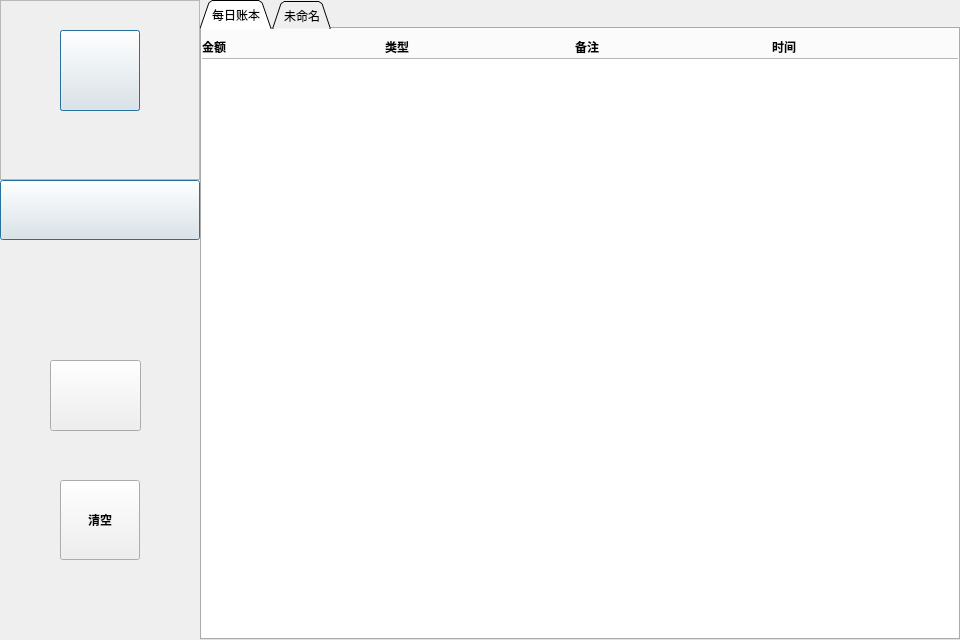
<?xml version="1.0" encoding="UTF-8"?>
<ui version="4.0">
 <class>MainWindow</class>
 <widget class="QMainWindow" name="MainWindow">
  <property name="geometry">
   <rect>
    <x>0</x>
    <y>0</y>
    <width>960</width>
    <height>640</height>
   </rect>
  </property>
  <property name="minimumSize">
   <size>
    <width>960</width>
    <height>640</height>
   </size>
  </property>
  <property name="maximumSize">
   <size>
    <width>960</width>
    <height>640</height>
   </size>
  </property>
  <property name="windowTitle">
   <string>BillBoard</string>
  </property>
  <property name="windowIcon">
   <iconset>
    <normalon>:/img_asset/icon_asset/2x_save-page.png</normalon>
   </iconset>
  </property>
  <widget class="QWidget" name="centralWidget">
   <widget class="QWidget" name="mainContent" native="true">
    <property name="geometry">
     <rect>
      <x>200</x>
      <y>0</y>
      <width>760</width>
      <height>640</height>
     </rect>
    </property>
    <widget class="QStackedWidget" name="stackedWidget">
     <property name="geometry">
      <rect>
       <x>0</x>
       <y>0</y>
       <width>760</width>
       <height>640</height>
      </rect>
     </property>
     <property name="autoFillBackground">
      <bool>false</bool>
     </property>
     <property name="styleSheet">
      <string notr="true">#stackedWidget{
	border-image: url(:/img_asset/icon_asset/background.png);
}
</string>
     </property>
     <property name="currentIndex">
      <number>0</number>
     </property>
     <widget class="QWidget" name="dailyBoardPage">
      <property name="styleSheet">
       <string notr="true">background-image: url(:/img_asset/icon_asset/background.png);</string>
      </property>
      <widget class="QTabWidget" name="tabWidget">
       <property name="geometry">
        <rect>
         <x>0</x>
         <y>0</y>
         <width>760</width>
         <height>640</height>
        </rect>
       </property>
       <property name="font">
        <font>
         <family>微软雅黑</family>
         <pointsize>9</pointsize>
         <weight>50</weight>
         <italic>false</italic>
         <bold>false</bold>
        </font>
       </property>
       <property name="cursor">
        <cursorShape>ArrowCursor</cursorShape>
       </property>
       <property name="tabShape">
        <enum>QTabWidget::Triangular</enum>
       </property>
       <property name="currentIndex">
        <number>0</number>
       </property>
       <widget class="QWidget" name="dailyBoardContent">
        <property name="font">
         <font>
          <family>微软雅黑</family>
         </font>
        </property>
        <property name="styleSheet">
         <string notr="true">background-image: url(:/img_asset/icon_asset/background.png);</string>
        </property>
        <attribute name="title">
         <string>每日账本</string>
        </attribute>
        <widget class="QPushButton" name="addItemButton">
         <property name="geometry">
          <rect>
           <x>640</x>
           <y>500</y>
           <width>80</width>
           <height>80</height>
          </rect>
         </property>
         <property name="cursor">
          <cursorShape>PointingHandCursor</cursorShape>
         </property>
         <property name="text">
          <string/>
         </property>
         <property name="icon">
          <iconset>
           <normalon>:/img_asset/icon_asset/2x_leaf.png</normalon>
          </iconset>
         </property>
         <property name="iconSize">
          <size>
           <width>80</width>
           <height>80</height>
          </size>
         </property>
         <property name="default">
          <bool>false</bool>
         </property>
         <property name="flat">
          <bool>true</bool>
         </property>
        </widget>
        <widget class="QListWidget" name="itemListWidget">
         <property name="geometry">
          <rect>
           <x>-10</x>
           <y>29</y>
           <width>771</width>
           <height>611</height>
          </rect>
         </property>
         <property name="font">
          <font>
           <family>Microsoft YaHei UI</family>
          </font>
         </property>
         <property name="autoFillBackground">
          <bool>false</bool>
         </property>
        </widget>
        <widget class="QPushButton" name="edit_pushButton">
         <property name="geometry">
          <rect>
           <x>390</x>
           <y>500</y>
           <width>80</width>
           <height>80</height>
          </rect>
         </property>
         <property name="text">
          <string>编辑</string>
         </property>
        </widget>
        <widget class="QPushButton" name="delet_pushButton_2">
         <property name="geometry">
          <rect>
           <x>520</x>
           <y>500</y>
           <width>80</width>
           <height>80</height>
          </rect>
         </property>
         <property name="text">
          <string>删除</string>
         </property>
        </widget>
        <widget class="QLabel" name="label_2">
         <property name="geometry">
          <rect>
           <x>0</x>
           <y>10</y>
           <width>72</width>
           <height>15</height>
          </rect>
         </property>
         <property name="font">
          <font>
           <weight>75</weight>
           <bold>true</bold>
          </font>
         </property>
         <property name="text">
          <string>金额</string>
         </property>
        </widget>
        <widget class="QLabel" name="label_3">
         <property name="geometry">
          <rect>
           <x>180</x>
           <y>10</y>
           <width>72</width>
           <height>15</height>
          </rect>
         </property>
         <property name="font">
          <font>
           <weight>75</weight>
           <bold>true</bold>
          </font>
         </property>
         <property name="text">
          <string> 类型</string>
         </property>
        </widget>
        <widget class="QLabel" name="label_4">
         <property name="geometry">
          <rect>
           <x>370</x>
           <y>10</y>
           <width>72</width>
           <height>15</height>
          </rect>
         </property>
         <property name="font">
          <font>
           <weight>75</weight>
           <bold>true</bold>
          </font>
         </property>
         <property name="text">
          <string> 备注</string>
         </property>
        </widget>
        <widget class="QLabel" name="label_5">
         <property name="geometry">
          <rect>
           <x>570</x>
           <y>10</y>
           <width>72</width>
           <height>15</height>
          </rect>
         </property>
         <property name="font">
          <font>
           <weight>75</weight>
           <bold>true</bold>
          </font>
         </property>
         <property name="text">
          <string>时间</string>
         </property>
        </widget>
        <zorder>delet_pushButton_2</zorder>
        <zorder>edit_pushButton</zorder>
        <zorder>itemListWidget</zorder>
        <zorder>addItemButton</zorder>
        <zorder>label_2</zorder>
        <zorder>label_3</zorder>
        <zorder>label_4</zorder>
        <zorder>label_5</zorder>
       </widget>
       <widget class="QWidget" name="tab_2">
        <property name="font">
         <font>
          <family>微软雅黑</family>
         </font>
        </property>
        <attribute name="title">
         <string>未命名</string>
        </attribute>
       </widget>
      </widget>
     </widget>
     <widget class="QWidget" name="chartAnalysisPage">
      <property name="styleSheet">
       <string notr="true">background-image: url(:/img_asset/icon_asset/background.png);</string>
      </property>
      <widget class="QComboBox" name="monthSelector">
       <property name="geometry">
        <rect>
         <x>80</x>
         <y>50</y>
         <width>113</width>
         <height>22</height>
        </rect>
       </property>
       <property name="font">
        <font>
         <family>微软雅黑</family>
        </font>
       </property>
       <property name="styleSheet">
        <string notr="true">QComboBox::down-arrow {
image: url(:/img_asset/icon_asset/2x_down-play.png);
  }
QComboBox {
      border: 1px solid gray;
      border-radius: 3px;
      padding: 1px 18px 1px 3px;
      min-width: 6em;
  }</string>
       </property>
       <property name="duplicatesEnabled">
        <bool>false</bool>
       </property>
       <property name="frame">
        <bool>true</bool>
       </property>
       <item>
        <property name="text">
         <string>1月</string>
        </property>
       </item>
       <item>
        <property name="text">
         <string>2月</string>
        </property>
       </item>
       <item>
        <property name="text">
         <string>3月</string>
        </property>
       </item>
       <item>
        <property name="text">
         <string>4月</string>
        </property>
       </item>
       <item>
        <property name="text">
         <string>5月</string>
        </property>
       </item>
       <item>
        <property name="text">
         <string>6月</string>
        </property>
       </item>
       <item>
        <property name="text">
         <string>7月</string>
        </property>
       </item>
       <item>
        <property name="text">
         <string>8月</string>
        </property>
       </item>
       <item>
        <property name="text">
         <string>9月</string>
        </property>
       </item>
       <item>
        <property name="text">
         <string>10月</string>
        </property>
       </item>
       <item>
        <property name="text">
         <string>11月</string>
        </property>
       </item>
       <item>
        <property name="text">
         <string>12月</string>
        </property>
       </item>
      </widget>
      <widget class="QtCharts::QChartView" name="chartViewer">
       <property name="geometry">
        <rect>
         <x>80</x>
         <y>100</y>
         <width>531</width>
         <height>291</height>
        </rect>
       </property>
       <property name="styleSheet">
        <string notr="true"/>
       </property>
      </widget>
      <widget class="QPushButton" name="selectPieChart">
       <property name="geometry">
        <rect>
         <x>520</x>
         <y>40</y>
         <width>41</width>
         <height>41</height>
        </rect>
       </property>
       <property name="cursor">
        <cursorShape>PointingHandCursor</cursorShape>
       </property>
       <property name="styleSheet">
        <string notr="true">QPushButton {
      border: 1px solid #8f8f91;
      border-radius: 6px;
  }</string>
       </property>
       <property name="text">
        <string/>
       </property>
       <property name="icon">
        <iconset>
         <normalon>:/img_asset/icon_asset/2x_round-chart1-4-71.png</normalon>
        </iconset>
       </property>
       <property name="iconSize">
        <size>
         <width>20</width>
         <height>20</height>
        </size>
       </property>
       <property name="flat">
        <bool>false</bool>
       </property>
      </widget>
      <widget class="QPushButton" name="selectLinerChart">
       <property name="geometry">
        <rect>
         <x>560</x>
         <y>40</y>
         <width>41</width>
         <height>41</height>
        </rect>
       </property>
       <property name="cursor">
        <cursorShape>PointingHandCursor</cursorShape>
       </property>
       <property name="styleSheet">
        <string notr="true">QPushButton {
      border: 1px solid #8f8f91;
      border-radius: 6px;
  }</string>
       </property>
       <property name="text">
        <string/>
       </property>
       <property name="icon">
        <iconset>
         <normalon>:/img_asset/icon_asset/2x_graph-x.png</normalon>
        </iconset>
       </property>
       <property name="iconSize">
        <size>
         <width>20</width>
         <height>20</height>
        </size>
       </property>
       <property name="flat">
        <bool>false</bool>
       </property>
      </widget>
      <widget class="QPushButton" name="analysis">
       <property name="geometry">
        <rect>
         <x>270</x>
         <y>50</y>
         <width>93</width>
         <height>28</height>
        </rect>
       </property>
       <property name="text">
        <string> 数据分析</string>
       </property>
      </widget>
      <zorder>chartViewer</zorder>
      <zorder>monthSelector</zorder>
      <zorder>selectPieChart</zorder>
      <zorder>selectLinerChart</zorder>
      <zorder>analysis</zorder>
      <zorder>userAvatarPic</zorder>
     </widget>
     <widget class="QWidget" name="bugetSettingPage">
      <property name="styleSheet">
       <string notr="true">background-image: url(:/img_asset/icon_asset/background.png);</string>
      </property>
      <widget class="QWidget" name="widget" native="true">
       <property name="geometry">
        <rect>
         <x>50</x>
         <y>40</y>
         <width>650</width>
         <height>120</height>
        </rect>
       </property>
       <property name="styleSheet">
        <string notr="true">#widget{border-image: url(:/img_asset/icon_asset/background_left.png);}</string>
       </property>
       <widget class="QLabel" name="dayBudgetSetlabel">
        <property name="geometry">
         <rect>
          <x>20</x>
          <y>10</y>
          <width>311</width>
          <height>31</height>
         </rect>
        </property>
        <property name="font">
         <font>
          <family>微软雅黑</family>
          <pointsize>11</pointsize>
         </font>
        </property>
        <property name="text">
         <string>每日预算：</string>
        </property>
       </widget>
       <widget class="QProgressBar" name="dayprogressBar">
        <property name="geometry">
         <rect>
          <x>10</x>
          <y>50</y>
          <width>631</width>
          <height>23</height>
         </rect>
        </property>
        <property name="font">
         <font>
          <family>微软雅黑</family>
         </font>
        </property>
        <property name="mouseTracking">
         <bool>false</bool>
        </property>
        <property name="layoutDirection">
         <enum>Qt::LeftToRight</enum>
        </property>
        <property name="autoFillBackground">
         <bool>false</bool>
        </property>
        <property name="styleSheet">
         <string notr="true">QProgressBar {
    border: 3px solid grey;
    border-radius: 8px;
 	text-align: center;
}

QProgressBar::chunk {
background-color: rgb(85, 170, 255);
}</string>
        </property>
        <property name="value">
         <number>24</number>
        </property>
        <property name="textVisible">
         <bool>true</bool>
        </property>
        <property name="orientation">
         <enum>Qt::Horizontal</enum>
        </property>
        <property name="textDirection">
         <enum>QProgressBar::TopToBottom</enum>
        </property>
        <property name="format">
         <string>%p%</string>
        </property>
       </widget>
       <widget class="QPushButton" name="dayBudgetSetButton">
        <property name="geometry">
         <rect>
          <x>550</x>
          <y>90</y>
          <width>93</width>
          <height>28</height>
         </rect>
        </property>
        <property name="font">
         <font>
          <family>微软雅黑</family>
         </font>
        </property>
        <property name="cursor">
         <cursorShape>PointingHandCursor</cursorShape>
        </property>
        <property name="text">
         <string>设置</string>
        </property>
        <property name="icon">
         <iconset>
          <normalon>:/img_asset/icon_asset/2x_control-4.png</normalon>
         </iconset>
        </property>
        <property name="iconSize">
         <size>
          <width>28</width>
          <height>28</height>
         </size>
        </property>
        <property name="flat">
         <bool>true</bool>
        </property>
       </widget>
      </widget>
      <widget class="QWidget" name="widget_2" native="true">
       <property name="geometry">
        <rect>
         <x>50</x>
         <y>180</y>
         <width>650</width>
         <height>120</height>
        </rect>
       </property>
       <property name="styleSheet">
        <string notr="true">#widget_2 {
border-image: url(:/img_asset/icon_asset/background_left.png)}</string>
       </property>
       <widget class="QLabel" name="monthBudgetSetlabel">
        <property name="geometry">
         <rect>
          <x>20</x>
          <y>10</y>
          <width>311</width>
          <height>31</height>
         </rect>
        </property>
        <property name="font">
         <font>
          <family>微软雅黑</family>
          <pointsize>11</pointsize>
         </font>
        </property>
        <property name="text">
         <string>每月预算：</string>
        </property>
       </widget>
       <widget class="QProgressBar" name="monthprogressBar">
        <property name="geometry">
         <rect>
          <x>17</x>
          <y>50</y>
          <width>631</width>
          <height>23</height>
         </rect>
        </property>
        <property name="font">
         <font>
          <family>微软雅黑</family>
         </font>
        </property>
        <property name="styleSheet">
         <string notr="true">QProgressBar {
    border: 3px solid grey;
    border-radius: 8px;
 	text-align: center;
}

QProgressBar::chunk {
background-color: rgb(85, 170, 255);
}</string>
        </property>
        <property name="value">
         <number>24</number>
        </property>
       </widget>
       <widget class="QPushButton" name="monthBudgetSetButton">
        <property name="geometry">
         <rect>
          <x>550</x>
          <y>90</y>
          <width>93</width>
          <height>28</height>
         </rect>
        </property>
        <property name="font">
         <font>
          <family>微软雅黑</family>
         </font>
        </property>
        <property name="cursor">
         <cursorShape>PointingHandCursor</cursorShape>
        </property>
        <property name="text">
         <string>设置</string>
        </property>
        <property name="icon">
         <iconset>
          <normalon>:/img_asset/icon_asset/2x_control-4.png</normalon>
         </iconset>
        </property>
        <property name="iconSize">
         <size>
          <width>28</width>
          <height>28</height>
         </size>
        </property>
        <property name="flat">
         <bool>true</bool>
        </property>
       </widget>
      </widget>
      <widget class="QWidget" name="widget_3" native="true">
       <property name="geometry">
        <rect>
         <x>50</x>
         <y>320</y>
         <width>650</width>
         <height>120</height>
        </rect>
       </property>
       <property name="styleSheet">
        <string notr="true">border-image: url(:/img_asset/icon_asset/background_left.png);</string>
       </property>
       <widget class="QLabel" name="yearBudgetSetlabel">
        <property name="geometry">
         <rect>
          <x>20</x>
          <y>10</y>
          <width>311</width>
          <height>31</height>
         </rect>
        </property>
        <property name="font">
         <font>
          <family>微软雅黑</family>
          <pointsize>11</pointsize>
         </font>
        </property>
        <property name="text">
         <string>每年预算：</string>
        </property>
       </widget>
       <widget class="QProgressBar" name="yearprogressBar">
        <property name="geometry">
         <rect>
          <x>17</x>
          <y>50</y>
          <width>631</width>
          <height>23</height>
         </rect>
        </property>
        <property name="font">
         <font>
          <family>微软雅黑</family>
         </font>
        </property>
        <property name="styleSheet">
         <string notr="true">QProgressBar {
    border: 3px solid grey;
    border-radius: 8px;
 	text-align: center;
}

QProgressBar::chunk {
background-color: rgb(85, 170, 255);
}</string>
        </property>
        <property name="value">
         <number>24</number>
        </property>
       </widget>
       <widget class="QPushButton" name="yearBudgetSetButton">
        <property name="geometry">
         <rect>
          <x>550</x>
          <y>90</y>
          <width>93</width>
          <height>28</height>
         </rect>
        </property>
        <property name="font">
         <font>
          <family>微软雅黑</family>
         </font>
        </property>
        <property name="cursor">
         <cursorShape>PointingHandCursor</cursorShape>
        </property>
        <property name="text">
         <string>设置</string>
        </property>
        <property name="icon">
         <iconset>
          <normalon>:/img_asset/icon_asset/2x_control-4.png</normalon>
         </iconset>
        </property>
        <property name="iconSize">
         <size>
          <width>28</width>
          <height>28</height>
         </size>
        </property>
        <property name="flat">
         <bool>true</bool>
        </property>
       </widget>
      </widget>
     </widget>
     <widget class="QWidget" name="findNeed">
      <property name="styleSheet">
       <string notr="true">background-image: url(:/img_asset/icon_asset/background.png);</string>
      </property>
      <widget class="QLabel" name="label_6">
       <property name="geometry">
        <rect>
         <x>30</x>
         <y>20</y>
         <width>121</width>
         <height>71</height>
        </rect>
       </property>
       <property name="styleSheet">
        <string notr="true">font: 16pt &quot;Agency FB&quot;;</string>
       </property>
       <property name="text">
        <string>查找记录</string>
       </property>
      </widget>
      <widget class="QLabel" name="label_7">
       <property name="geometry">
        <rect>
         <x>110</x>
         <y>130</y>
         <width>61</width>
         <height>31</height>
        </rect>
       </property>
       <property name="styleSheet">
        <string notr="true">font: 12pt &quot;Agency FB&quot;;</string>
       </property>
       <property name="text">
        <string>日期：</string>
       </property>
      </widget>
      <widget class="QDateTimeEdit" name="dateTimeEdit">
       <property name="geometry">
        <rect>
         <x>180</x>
         <y>130</y>
         <width>181</width>
         <height>31</height>
        </rect>
       </property>
       <property name="styleSheet">
        <string notr="true">background-color: rgb(209, 231, 239);</string>
       </property>
       <property name="date">
        <date>
         <year>2023</year>
         <month>4</month>
         <day>1</day>
        </date>
       </property>
       <property name="displayFormat">
        <string>yyyy/MM/dd HH:mm:ss</string>
       </property>
      </widget>
      <widget class="QLabel" name="label_8">
       <property name="geometry">
        <rect>
         <x>380</x>
         <y>130</y>
         <width>31</width>
         <height>31</height>
        </rect>
       </property>
       <property name="styleSheet">
        <string notr="true">font: 12pt &quot;Agency FB&quot;;</string>
       </property>
       <property name="text">
        <string>至</string>
       </property>
      </widget>
      <widget class="QDateTimeEdit" name="dateTimeEdit_3">
       <property name="geometry">
        <rect>
         <x>410</x>
         <y>130</y>
         <width>181</width>
         <height>31</height>
        </rect>
       </property>
       <property name="styleSheet">
        <string notr="true">background-color: rgb(209, 231, 239);</string>
       </property>
       <property name="date">
        <date>
         <year>2023</year>
         <month>5</month>
         <day>1</day>
        </date>
       </property>
       <property name="displayFormat">
        <string>yyyy/MM/dd HH:mm:ss</string>
       </property>
      </widget>
      <widget class="QPushButton" name="pushButton">
       <property name="geometry">
        <rect>
         <x>150</x>
         <y>540</y>
         <width>111</width>
         <height>51</height>
        </rect>
       </property>
       <property name="styleSheet">
        <string notr="true">image: url(:/img_asset/icon_asset/2x_locate-1.png);</string>
       </property>
       <property name="text">
        <string/>
       </property>
      </widget>
      <widget class="QPushButton" name="pushButton_2">
       <property name="geometry">
        <rect>
         <x>430</x>
         <y>540</y>
         <width>111</width>
         <height>51</height>
        </rect>
       </property>
       <property name="styleSheet">
        <string notr="true">image: url(:/img_asset/icon_asset/a.png);</string>
       </property>
       <property name="text">
        <string/>
       </property>
      </widget>
      <widget class="QTextEdit" name="findout">
       <property name="geometry">
        <rect>
         <x>10</x>
         <y>230</y>
         <width>741</width>
         <height>291</height>
        </rect>
       </property>
      </widget>
      <widget class="QLabel" name="label_9">
       <property name="geometry">
        <rect>
         <x>490</x>
         <y>210</y>
         <width>72</width>
         <height>15</height>
        </rect>
       </property>
       <property name="font">
        <font>
         <weight>75</weight>
         <bold>true</bold>
        </font>
       </property>
       <property name="text">
        <string>时间</string>
       </property>
      </widget>
      <widget class="QLabel" name="label_10">
       <property name="geometry">
        <rect>
         <x>320</x>
         <y>210</y>
         <width>72</width>
         <height>15</height>
        </rect>
       </property>
       <property name="font">
        <font>
         <weight>75</weight>
         <bold>true</bold>
        </font>
       </property>
       <property name="text">
        <string> 备注</string>
       </property>
      </widget>
      <widget class="QLabel" name="label_11">
       <property name="geometry">
        <rect>
         <x>10</x>
         <y>210</y>
         <width>72</width>
         <height>15</height>
        </rect>
       </property>
       <property name="font">
        <font>
         <weight>75</weight>
         <bold>true</bold>
        </font>
       </property>
       <property name="text">
        <string>金额</string>
       </property>
      </widget>
      <widget class="QLabel" name="label_12">
       <property name="geometry">
        <rect>
         <x>170</x>
         <y>210</y>
         <width>72</width>
         <height>15</height>
        </rect>
       </property>
       <property name="font">
        <font>
         <weight>75</weight>
         <bold>true</bold>
        </font>
       </property>
       <property name="text">
        <string> 类型</string>
       </property>
      </widget>
      <zorder>label_6</zorder>
      <zorder>label_7</zorder>
      <zorder>dateTimeEdit</zorder>
      <zorder>label_8</zorder>
      <zorder>dateTimeEdit_3</zorder>
      <zorder>pushButton</zorder>
      <zorder>pushButton_2</zorder>
      <zorder>findout</zorder>
      <zorder>label_9</zorder>
      <zorder>label_10</zorder>
      <zorder>label_11</zorder>
      <zorder>label_12</zorder>
      <zorder>userAvatar</zorder>
     </widget>
    </widget>
   </widget>
   <widget class="QWidget" name="sideBar" native="true">
    <property name="geometry">
     <rect>
      <x>0</x>
      <y>0</y>
      <width>200</width>
      <height>640</height>
     </rect>
    </property>
    <property name="styleSheet">
     <string notr="true">border-image: url(:/img_asset/icon_asset/TIM20190706102442.jpg);</string>
    </property>
    <widget class="QPushButton" name="dailyBoardButton">
     <property name="geometry">
      <rect>
       <x>0</x>
       <y>180</y>
       <width>200</width>
       <height>60</height>
      </rect>
     </property>
     <property name="cursor">
      <cursorShape>PointingHandCursor</cursorShape>
     </property>
     <property name="mouseTracking">
      <bool>true</bool>
     </property>
     <property name="text">
      <string/>
     </property>
     <property name="icon">
      <iconset>
       <normalon>:/img_asset/icon_asset/btn-3_1.png</normalon>
       <activeon>:/img_asset/icon_asset/btn-3_2.png</activeon>
      </iconset>
     </property>
     <property name="iconSize">
      <size>
       <width>200</width>
       <height>45</height>
      </size>
     </property>
     <property name="checkable">
      <bool>true</bool>
     </property>
     <property name="checked">
      <bool>false</bool>
     </property>
     <property name="autoDefault">
      <bool>false</bool>
     </property>
     <property name="default">
      <bool>true</bool>
     </property>
     <property name="flat">
      <bool>false</bool>
     </property>
    </widget>
    <widget class="QPushButton" name="chartAnalysisButton">
     <property name="geometry">
      <rect>
       <x>0</x>
       <y>240</y>
       <width>200</width>
       <height>60</height>
      </rect>
     </property>
     <property name="cursor">
      <cursorShape>PointingHandCursor</cursorShape>
     </property>
     <property name="text">
      <string/>
     </property>
     <property name="icon">
      <iconset>
       <normalon>:/img_asset/icon_asset/btn-2_1.png</normalon>
       <activeon>:/img_asset/icon_asset/btn-2_2.png</activeon>
      </iconset>
     </property>
     <property name="iconSize">
      <size>
       <width>200</width>
       <height>45</height>
      </size>
     </property>
     <property name="checkable">
      <bool>false</bool>
     </property>
     <property name="default">
      <bool>false</bool>
     </property>
     <property name="flat">
      <bool>true</bool>
     </property>
    </widget>
    <widget class="QPushButton" name="bugetSettingButton">
     <property name="geometry">
      <rect>
       <x>0</x>
       <y>300</y>
       <width>200</width>
       <height>60</height>
      </rect>
     </property>
     <property name="cursor">
      <cursorShape>PointingHandCursor</cursorShape>
     </property>
     <property name="mouseTracking">
      <bool>true</bool>
     </property>
     <property name="text">
      <string/>
     </property>
     <property name="icon">
      <iconset>
       <normalon>:/img_asset/icon_asset/btn-1_1.png</normalon>
       <activeon>:/img_asset/icon_asset/btn-1_2.png</activeon>
      </iconset>
     </property>
     <property name="iconSize">
      <size>
       <width>200</width>
       <height>45</height>
      </size>
     </property>
     <property name="default">
      <bool>false</bool>
     </property>
     <property name="flat">
      <bool>true</bool>
     </property>
    </widget>
    <widget class="QFrame" name="userAvatar">
     <property name="geometry">
      <rect>
       <x>0</x>
       <y>0</y>
       <width>200</width>
       <height>180</height>
      </rect>
     </property>
     <property name="frameShape">
      <enum>QFrame::StyledPanel</enum>
     </property>
     <property name="frameShadow">
      <enum>QFrame::Raised</enum>
     </property>
     <widget class="QPushButton" name="userAvatarPic">
      <property name="geometry">
       <rect>
        <x>60</x>
        <y>30</y>
        <width>80</width>
        <height>81</height>
       </rect>
      </property>
      <property name="cursor">
       <cursorShape>PointingHandCursor</cursorShape>
      </property>
      <property name="styleSheet">
       <string notr="true">image: url(:/img_asset/icon_asset/2x_user-round_black.png);</string>
      </property>
      <property name="text">
       <string/>
      </property>
      <property name="icon">
       <iconset>
        <normalon>:/img_asset/icon_asset/2x_user-round.png</normalon>
        <activeon>:/img_asset/icon_asset/2x_user-round.png</activeon>
       </iconset>
      </property>
      <property name="iconSize">
       <size>
        <width>75</width>
        <height>70</height>
       </size>
      </property>
      <property name="autoDefault">
       <bool>false</bool>
      </property>
      <property name="default">
       <bool>true</bool>
      </property>
      <property name="flat">
       <bool>false</bool>
      </property>
     </widget>
     <widget class="QPushButton" name="logined">
      <property name="geometry">
       <rect>
        <x>60</x>
        <y>30</y>
        <width>80</width>
        <height>81</height>
       </rect>
      </property>
      <property name="cursor">
       <cursorShape>PointingHandCursor</cursorShape>
      </property>
      <property name="styleSheet">
       <string notr="true"/>
      </property>
      <property name="text">
       <string/>
      </property>
      <property name="icon">
       <iconset>
        <normalon>:/img_asset/icon_asset/2x_user-round.png</normalon>
        <activeon>:/img_asset/icon_asset/2x_user-round.png</activeon>
       </iconset>
      </property>
      <property name="iconSize">
       <size>
        <width>75</width>
        <height>70</height>
       </size>
      </property>
      <property name="autoDefault">
       <bool>false</bool>
      </property>
      <property name="default">
       <bool>true</bool>
      </property>
      <property name="flat">
       <bool>false</bool>
      </property>
     </widget>
     <zorder>userAvatarPic</zorder>
     <zorder>logined</zorder>
     <zorder>widget_4</zorder>
    </widget>
    <widget class="QPushButton" name="clearButton">
     <property name="geometry">
      <rect>
       <x>60</x>
       <y>480</y>
       <width>80</width>
       <height>80</height>
      </rect>
     </property>
     <property name="font">
      <font>
       <family>Agency FB</family>
       <weight>75</weight>
       <italic>false</italic>
       <bold>true</bold>
       <underline>false</underline>
       <strikeout>false</strikeout>
       <kerning>true</kerning>
      </font>
     </property>
     <property name="text">
      <string>清空</string>
     </property>
     <property name="icon">
      <iconset resource="icon_asset.qrc">
       <normaloff>:/img_asset/icon_asset/2x_down-play.png</normaloff>:/img_asset/icon_asset/2x_down-play.png</iconset>
     </property>
    </widget>
    <widget class="QPushButton" name="find">
     <property name="geometry">
      <rect>
       <x>50</x>
       <y>360</y>
       <width>91</width>
       <height>71</height>
      </rect>
     </property>
     <property name="styleSheet">
      <string notr="true">image: url(:/img_asset/icon_asset/find.jpg);</string>
     </property>
     <property name="text">
      <string/>
     </property>
    </widget>
   </widget>
   <zorder>sideBar</zorder>
   <zorder>mainContent</zorder>
  </widget>
 </widget>
 <layoutdefault spacing="6" margin="11"/>
 <customwidgets>
  <customwidget>
   <class>QtCharts::QChartView</class>
   <extends>QGraphicsView</extends>
   <header location="global">qchartview.h</header>
  </customwidget>
 </customwidgets>
 <tabstops>
  <tabstop>addItemButton</tabstop>
  <tabstop>itemListWidget</tabstop>
  <tabstop>edit_pushButton</tabstop>
  <tabstop>delet_pushButton_2</tabstop>
  <tabstop>tabWidget</tabstop>
  <tabstop>monthSelector</tabstop>
  <tabstop>chartViewer</tabstop>
  <tabstop>selectPieChart</tabstop>
  <tabstop>selectLinerChart</tabstop>
  <tabstop>dayBudgetSetButton</tabstop>
  <tabstop>monthBudgetSetButton</tabstop>
  <tabstop>yearBudgetSetButton</tabstop>
  <tabstop>dailyBoardButton</tabstop>
  <tabstop>chartAnalysisButton</tabstop>
  <tabstop>bugetSettingButton</tabstop>
  <tabstop>userAvatarPic</tabstop>
  <tabstop>clearButton</tabstop>
 </tabstops>
 <resources>
  <include location="icon_asset.qrc"/>
 </resources>
 <connections/>
</ui>
